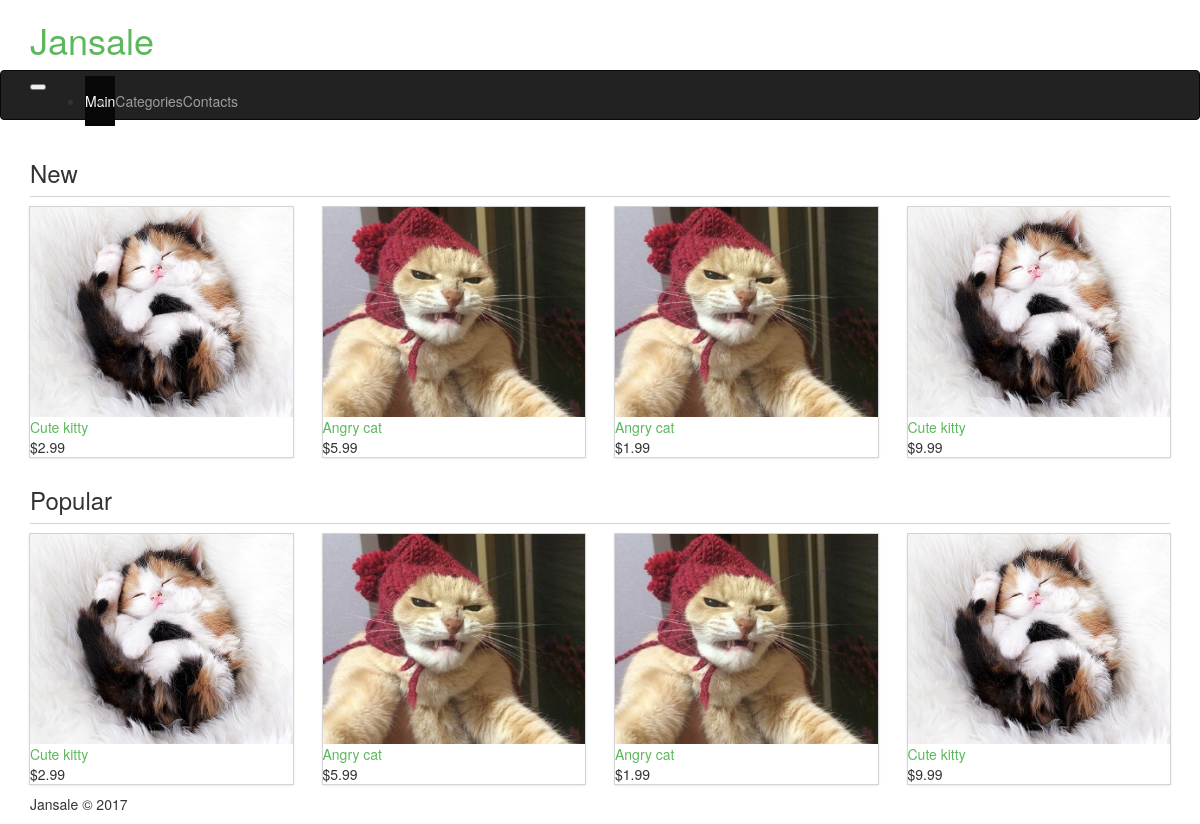
Before: / with the older database file.
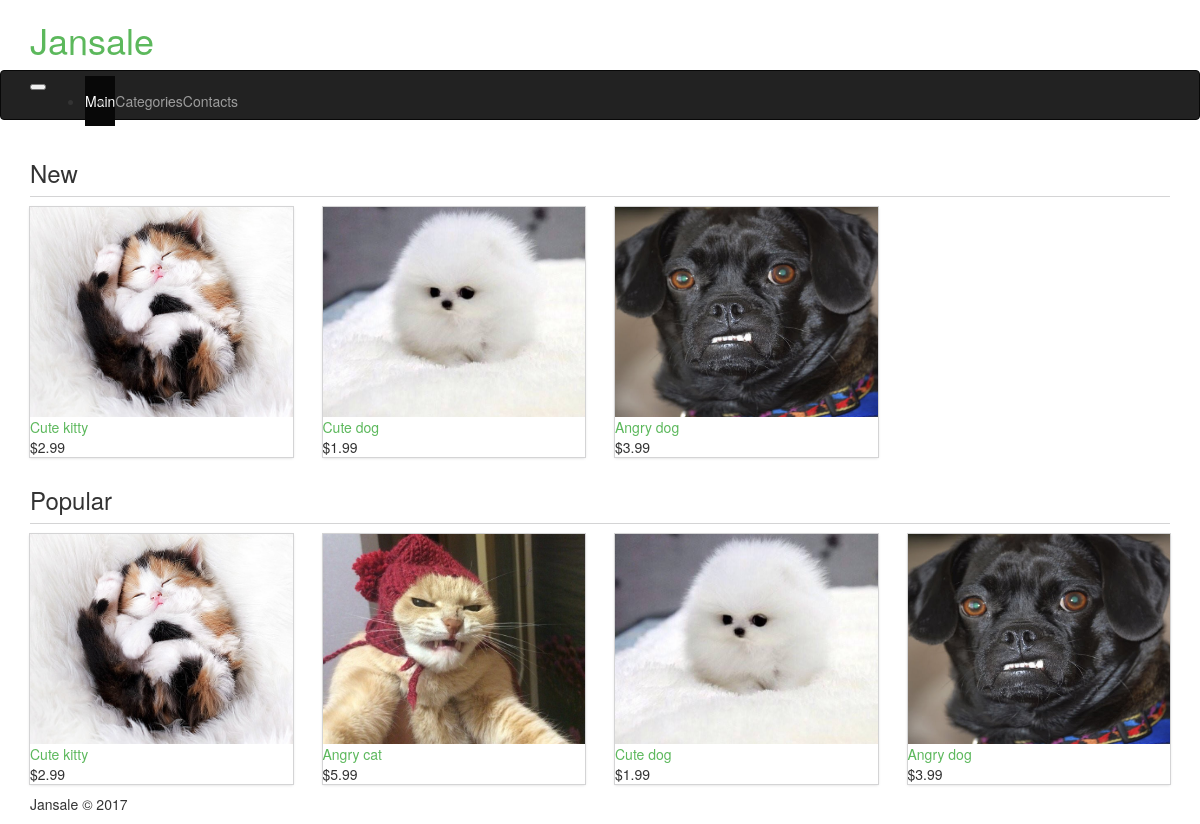
After: the same page with the newer database file.
### app/models.py (models this page shows, shortened)
class Product(models.Model):
    image = models.ImageField(upload_to='products/')
    name = models.CharField(max_length=40)
    price = models.DecimalField(max_digits=20, decimal_places=2)
    category = models.ForeignKey(Category, blank=True)
    popular = models.BooleanField()
    new = models.BooleanField()

### app/views.py (the view)
# urls.py: url(r'^$', views.main),
def main(request):
    popular = Product.objects.all().filter(popular=True)[:4]
    new = Product.objects.all().filter(new=True)[:4]
    categories = Category.objects.all()
    return render(request, 'app/main.html', {
        'popular': popular, 'new': new,
        'categories': categories}
    )

### app/templates/app/main.html
{% extends 'app/index.html'%}
{% block content %}
  <section class="mt-4">
    <div class="container">
      <div class="products">
        <h3 class="products__title">New</h3>
        <div class="row">
          {% for item in new %}
            <div class="col-md-3 col-sm-6 mt-4">
              <div class="products__item">
                <a class="products__item__wrapper" href="#">
                  <img class="products__item__img" src="{{ MEDIA_URL }}{{ item.image }}" alt="{{ item.name }}">
                </a>
                <div class="products__item__info px-3 py-2">
                  <a class="products__item__title font-weight-bold mb-1" href="#">{{ item.name }}</a>
                  <p class="products__item__price m-0">${{ item.price }}</p>
                </div>
              </div>
            </div>
          {% endfor %}
        </div>
      </div>
    </div>
  </section>
  <section class="mt-4">
    <div class="container">
      <div class="products">
        <h3 class="products__title">Popular</h3>
        <div class="row">
          {% for item in popular %}
            <div class="col-md-3 col-sm-6 mt-4">
              <div class="products__item">
                <a class="products__item__wrapper" href="#">
                  <img class="products__item__img" src="{{ MEDIA_URL }}{{ item.image }}" alt="{{ item.name }}">
                </a>
                <div class="products__item__info px-3 py-2">
                  <a class="products__item__title font-weight-bold mb-1" href="#">{{ item.name }}</a>
                  <p class="products__item__price m-0">${{ item.price }}</p>
                </div>
              </div>
            </div>
          {% endfor %}
        </div>
      </div>
    </div>
  </section>
{% endblock %}

### app/templates/app/index.html (shortened to what this page needs)
{% load staticfiles %}
<!doctype html>
<html lang="en">
<head>
  <link rel="stylesheet" href="{% static 'bootstrap/dist/css/bootstrap.css' %}">
  <link rel="stylesheet" href="{% static 'css/style.css' %}">
</head>
<body>
<div class="header">
  <div class="container py-3">
    <h1 class="header__title font-weight-bold">
      <a class="header__title__link" href="/">Jansale</a>
    </h1>
  </div>
  <nav class="navbar navbar-toggleable-md navbar-inverse bg-success">
    <div class="container">
      <button class="navbar-toggler navbar-toggler-right" type="button" data-toggle="collapse" data-target="#navbarSupportedContent" aria-controls="navbarSupportedContent" aria-expanded="false" aria-label="Toggle navigation">
      </button>
      <div class="collapse navbar-collapse" id="navbarSupportedContent">
        <ul class="navbar-nav mr-auto">
          <li class="nav-item active">
            <a class="nav-link" href="/">Main</a>
          </li>
          <li class="nav-item dropdown">
            <a class="nav-link dropdown-toggle" href="#" id="navbarDropdownMenuLink" data-toggle="dropdown" aria-haspopup="true" aria-expanded="false">
              Categories
            </a>
          </li>
          <li class="nav-item">
            <a class="nav-link disabled" href="#">Contacts</a>
          </li>
        </ul>
      </div>
    </div>
  </nav>
</div>
{% block content %}{% endblock %}
<footer class="footer mt-5 py-3 bg-faded">
  <div class="container">
    <p class="footer__copyright m-0 align-right">Jansale &copy; 2017</p>
  </div>
</footer>
</body>
</html>

### app/static/css/style.css (style rules this page uses)
.header__title__link { color: #5cb85c; }
.products__title:after { display: block; width: 100%; height: 1px; margin-top: 10px; background: #d4d4d5; content: ''; }
.products__item { padding: 0; box-shadow: 0 1px 3px 0 #d4d4d5, 0 0 0 1px #d4d4d5; }
.products__item__wrapper { display: block; width: 100%; height: 210px; }
.products__item__img { width: 100%; height: 100%; object-fit: cover; }
.products__item__title { color: #5cb85c; }

Changed rows visible on the page:
removed Product: image (picture), name "Cute kitty", price "9.99"
no longer on one of the page's lists (row edited): Product: name "Angry cat", price "5.99"
changed Product: image: a different picture; name "Angry cat" → "Cute dog"
added Product: image (placeholder picture), name "Angry dog", price "3.99"
